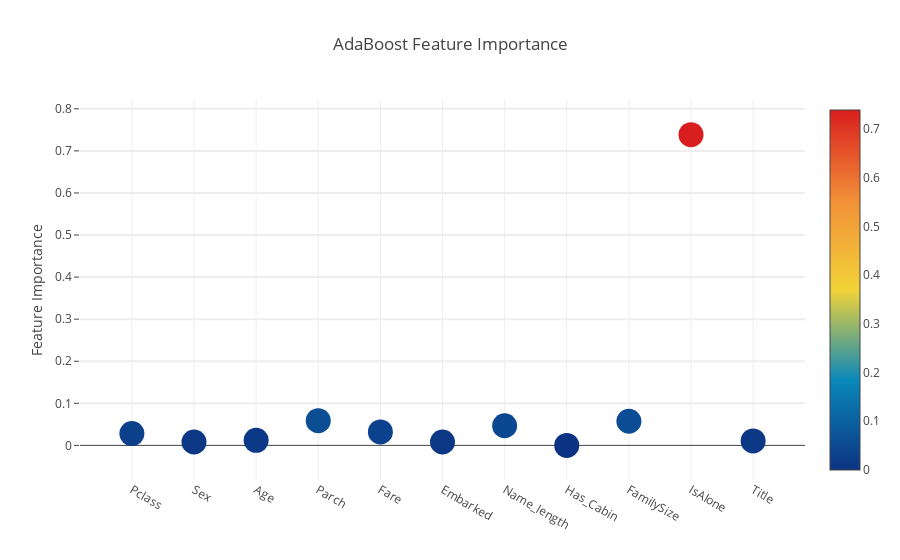

Source (notebook cell):
### Code cell
# Scatter plot 
trace = go.Scatter(
    y = feature_dataframe['AdaBoost feature importances'].values,
    x = feature_dataframe['features'].values,
    mode='markers',
    marker=dict(
        sizemode = 'diameter',
        sizeref = 1,
        size = 25,
#       size= feature_dataframe['AdaBoost feature importances'].values,
        #color = np.random.randn(500), #set color equal to a variable
        color = feature_dataframe['AdaBoost feature importances'].values,
        colorscale='Portland',
        showscale=True
    ),
    text = feature_dataframe['features'].values
)
data = [trace]

layout= go.Layout(
    autosize= True,
    title= 'AdaBoost Feature Importance',
    hovermode= 'closest',
#     xaxis= dict(
#         title= 'Pop',
#         ticklen= 5,
#         zeroline= False,
#         gridwidth= 2,
#     ),
    yaxis=dict(
        title= 'Feature Importance',
        ticklen= 5,
        gridwidth= 2
    ),
    showlegend= False
)
fig = go.Figure(data=data, layout=layout)
py.iplot(fig,filename='scatter2010')

### Figure 1 — Plotly figure (JSON) as saved in the notebook; plotly's stock layout.template omitted (floating-point values rounded to 4 significant figures)
{"data": [{"marker": {"color": [0.028, 0.008, 0.012, 0.05867, 0.032, 0.008, 0.04667, 0, 0.05733, 0.7387, 0.01067], "colorscale": "Portland", "showscale": true, "size": 25, "sizemode": "diameter", "sizeref": 1}, "mode": "markers", "text": ["Pclass", "Sex", "Age", "Parch", "Fare", "Embarked", "Name_length", "Has_Cabin", "FamilySize", "IsAlone", "Title"], "type": "scatter", "uid": "f62c70ac-6395-11e9-9a5b-2c6fc90dae1e", "x": ["Pclass", "Sex", "Age", "Parch", "Fare", "Embarked", "Name_length", "Has_Cabin", "FamilySize", "IsAlone", "Title"], "y": [0.028, 0.008, 0.012, 0.05867, 0.032, 0.008, 0.04667, 0, 0.05733, 0.7387, 0.01067]}], "layout": {"autosize": true, "hovermode": "closest", "showlegend": false, "title": "AdaBoost Feature Importance", "yaxis": {"gridwidth": 2, "ticklen": 5, "title": "Feature Importance"}}}
